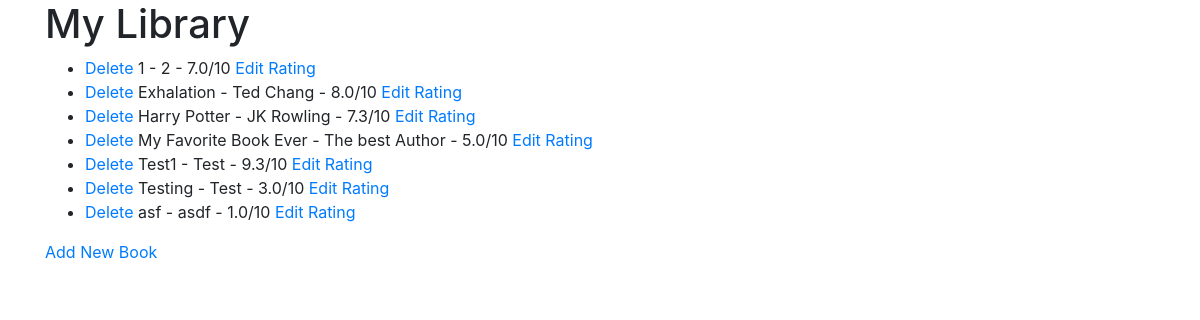
Before: / with the older database file.
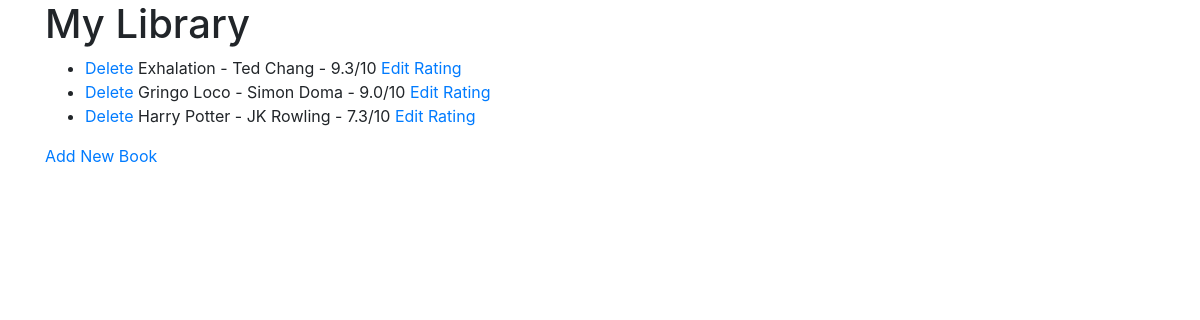
After: the same page with the newer database file.
### main.py (models this page shows, shortened)
class Book(db.Model):
    id: Mapped[int] = mapped_column(Integer, primary_key=True)
    title: Mapped[str] = mapped_column(String(250), unique=True, nullable=False)
    author: Mapped[str] = mapped_column(String(250), nullable=False)
    rating: Mapped[float] = mapped_column(Float, nullable=False)

### main.py (the view)
@app.route('/')
def home():
    with app.app_context():
        books = db.session.execute(db.select(Book).order_by(Book.title)).scalars().all()
    return render_template("index.html", headers=formheaders, all_books=books)

### templates/index.html (shortened to what this page needs)
{% extends 'base.html' %}
{% block content %}
<div class="container">
  <div class="row">
    <div class="col-sm-12 col-md-8">
    <h1>My Library</h1>
    <ul>
      {% if all_books == 0 %}
        <p> Library is empty </p>
      {% else %}
        {% for book in all_books %}
            <li><a href="delete/{{ book.id }}">Delete<a/> {{ book.title }} - {{ book.author }} - {{ book.rating }}/10 <a href="edit/{{ book.id }}">Edit Rating<a/></li>
        {% endfor %}
      {% endif %}
    </ul>
    <a href="/add">Add New Book</a>
    </div>
  </div>
</div>
{% endblock %}

Changed rows visible on the page:
removed Book: title "1", author "2", rating "7.0"
removed Book: title "My Favorite Book Ever", author "The best Author", rating "5.0"
removed Book: title "Test1", author "Test", rating "9.3"
removed Book: title "Testing", author "Test", rating "3.0"
removed Book: title "asf", author "asdf", rating "1.0"
changed Book "Exhalation": rating "8.0" → "9.3"
added Book: title "Gringo Loco", author "Simon Doma", rating "9.0"
